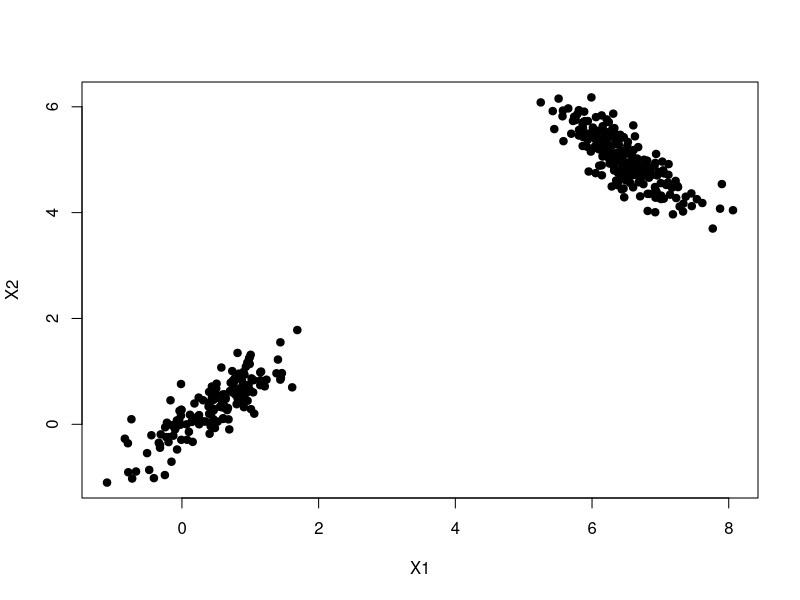
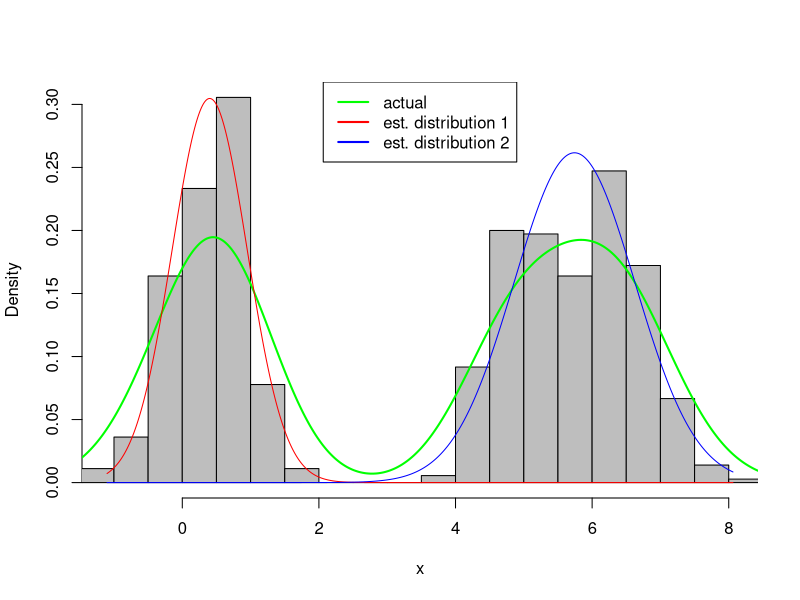
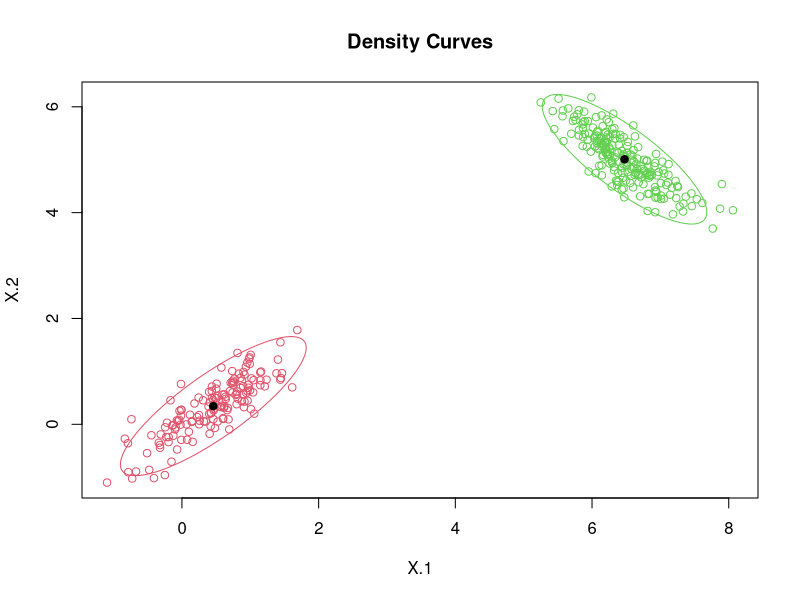

The R source for these figures, in order:
## ---- chunk 1
knitr::opts_chunk$set(echo = TRUE)
scipen = 999
library(mixtools)
library(MASS)
set.seed(100)
## ---- chunk 2
# Function to generate 
# n is number of datapoints
# k is number of normal distributions f rom which n datapoints are drawn 
# d is number of dimensions the normal distributions exist within

gen.mix <- function(n, k, mu, sig) {
    d <- length(mu[1,]) 
    result <- matrix(rep(NA,n*d), ncol=d)
    colnames(result) <- paste0("X",1:d)
    for(i in 1:n) {
        result[i,] <- mvrnorm(1, mu = mu[k[i],], Sigma=sig[,,k[i]])
        
    }
    
    result
}

# Generate Gaussians
# pi is the mixing coefficients
# mu are distribution means
# sigs (sigmas) define variance

n <- 360
mu <- matrix(c(0.40,0.30,
               6.5, 5), ncol=2, byrow=T)
sigs <- array(rep(NA,2*2*3), c(2,2,3))
sigs[,,1] <- matrix(c(.25, .21, .21,.25), nrow=2, byrow=TRUE)
sigs[,,2] <- matrix(c(.25,-.21,-.21,.25), nrow=2, byrow=TRUE)
pi <- c(.2,.3) 
classes <- sample(1:2, n, replace=TRUE, prob=pi)

mydata <- gen.mix(n, classes, mu, sigs)

# Plot it
plot(mydata,  col="black", xlab="X1", ylab="X2", pch=19)

# Just to simplify things later on
x <- mydata

# initial values
pi1<-0.5
pi2<-0.5
mu1<--0.01
mu2<-0.01
sigma1<-sqrt(0.01)
sigma2<-sqrt(0.02)

# A method of using kmeans to initializing parameters closer to where they should end up. Could not get it to work without some bugginess, so used arbitrary intial values (as seen above), which I had seen worked for a different EM method someone else had authored. Left here as a point of interest.
# mem <- kmeans(x,2)$cluster
# mu1 <- mean(x[mem==1])
# mu2 <- mean(x[mem==2])
# sigma1 <- sd(x[mem==1])
# sigma2 <- sd(x[mem==2])
# pi1 <- sum(mem==1)/length(mem)
# pi2 <- sum(mem==2)/length(mem)

# Ensures only finite values are passed through
sum.finite <- function(x) {
  sum(x[is.finite(x)])
}

Q <- 0
# starting value of expected value of the log likelihood
Q[2] <- sum.finite(log(pi1)+log(dnorm(x, mu1, sigma1))) + sum.finite(log(pi2)+log(dnorm(x, mu2, sigma2)))

k <- 2

# EM algorithm
while (abs(Q[k]-Q[k-1])>=1e-6) {
  # E step
  comp1 <- pi1 * dnorm(x, mu1, sigma1)
  comp2 <- pi2 * dnorm(x, mu2, sigma2)
  comp.sum <- comp1 + comp2
  
  p1 <- comp1/comp.sum
  p2 <- comp2/comp.sum
  
  # M step
  pi1 <- sum.finite(p1) / length(x)
  pi2 <- sum.finite(p2) / length(x)
  
  mu1 <- sum.finite(p1 * x) / sum.finite(p1)
  mu2 <- sum.finite(p2 * x) / sum.finite(p2)
  
  sigma1 <- sqrt(sum.finite(p1 * (x-mu1)^2) / sum.finite(p1))
  sigma2 <- sqrt(sum.finite(p2 * (x-mu2)^2) / sum.finite(p2))
  
  p1 <- pi1 
  p2 <- pi2
  
  k <- k + 1
  Q[k] <- sum(log(comp.sum))
}

# Plot result
hist(x, prob=T, breaks=32, xlim=c(range(x)[1], range(x)[2]), main='', col = "gray")
lines(density(x), col="green", lwd=2)

x1 <- seq(from=range(x)[1], to=range(x)[2], length.out=1000)
y <- pi1 * dnorm(x1, mean=mu1, sd=sigma1) + pi2 * dnorm(x1, mean=mu2, sd=sigma2)

legend('top', col=c("green", "red", "blue"), lwd=2, legend=c("actual", "est. distribution 1", "est. distribution 2"))
lines(x1, pi1*dnorm(x1, mean=mu1, sd=sigma1), col="red")
lines(x1, pi2*dnorm(x1, mean=mu2, sd=sigma2), col="blue")

## ---- chunk 3
# Assign copmarison model to EM function and plot it
# k is number of distributions to identify
# epsilon is threshold for convergence
# dots are datapoints
# circles are density distributions determined by the algorithm
# dots and circles are color-matched according to which distributions the algorithm determines each datapoint was generated from
model <- mvnormalmixEM(mydata, k=2, epsilon=1e-04)
plot(model, which=2)
